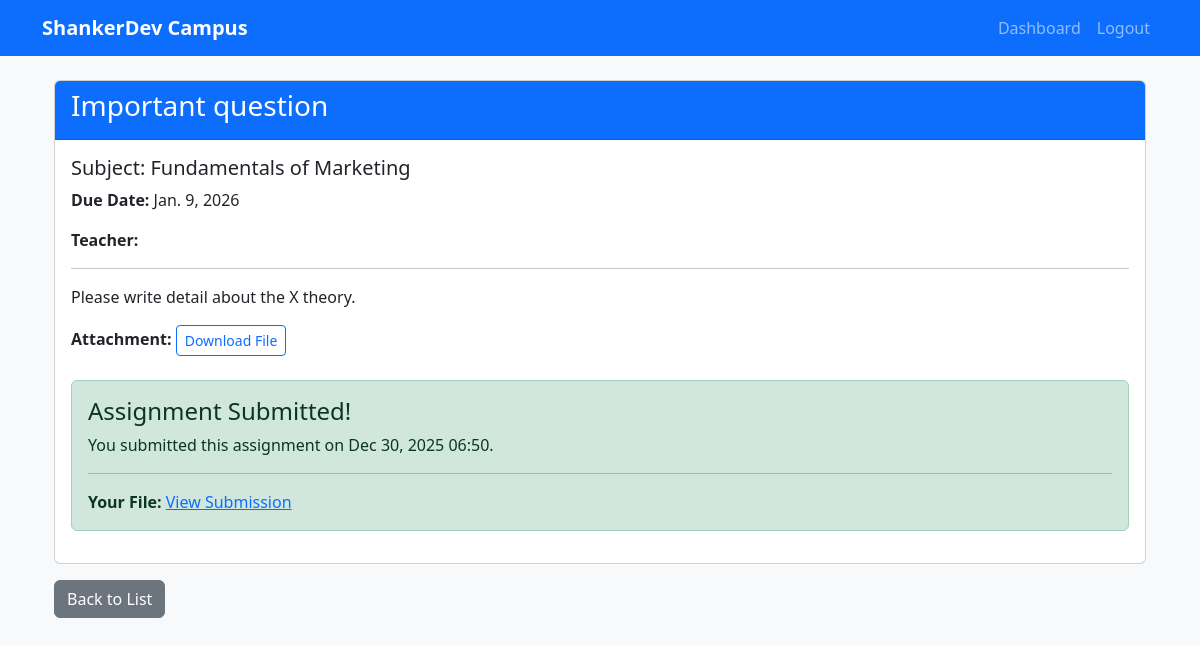
The page /campus/student/assignment/3/ (signed in) on the database its author committed.
### campus/models.py (models this page shows, shortened)
class Assignment(models.Model):
    title = models.CharField(max_length=200)
    description = models.TextField()
    subject = models.ForeignKey(Subject, on_delete=models.CASCADE)
    teacher = models.ForeignKey(CustomUser, on_delete=models.CASCADE)
    due_date = models.DateField()
    semester = models.IntegerField()
    file = models.FileField(upload_to='assignments/', blank=True, null=True)

class Subject(models.Model):
    name = models.CharField(max_length=100)
    faculty = models.ForeignKey(Faculty, on_delete=models.CASCADE)
    semester = models.IntegerField()

class Submission(models.Model):
    assignment = models.ForeignKey(Assignment, on_delete=models.CASCADE)
    student = models.ForeignKey(CustomUser, on_delete=models.CASCADE)
    file = models.FileField(upload_to='submissions/')
    submitted_at = models.DateTimeField(auto_now_add=True)

### campus/views.py (the view)
# urls.py: path('student/assignment/<int:pk>/', assignment_detail, name='assignment_detail'),
@login_required
@student_required
def assignment_detail(request, pk):
    assignment = Assignment.objects.get(id=pk)
    submission = Submission.objects.filter(assignment=assignment, student=request.user).first()
    if request.method == 'POST':
        if submission:
            messages.error(request, "You have already submitted this assignment.")
            return redirect('assignment_detail', pk=pk)
        form = SubmissionForm(request.POST, request.FILES)
        if form.is_valid():
            try:
                submission = form.save(commit=False)
                submission.assignment = assignment
                submission.student = request.user
                submission.save()
                create_notification(
                    f"New Submission: {request.user.get_full_name()} submitted {assignment.title}",
                    request.user,
                    recipient=assignment.teacher
                )
                messages.success(request, "Assignment submitted successfully!")
                return redirect('assignment_detail', pk=pk)
            except Exception as e:
                messages.error(request, f"Error submitting assignment: {e}")
    else:
        form = SubmissionForm()
    return render(request, 'campus/assignment_detail.html', {'assignment': assignment, 'form': form, 'submission': submission})

### campus/views.py (called while the page is built)
def student_required(function):
    return user_passes_test(lambda u: u.role == 'student' and u.is_authenticated)(function)

### myproject/context_processors.py (called while the page is built)
def college_context(request):  # Adjust name to match your setup
    return {
        'college_info': CollegeInfo.objects.first(),
        'events': Event.objects.all(),
    }

### campus/templates/campus/assignment_detail.html (shortened to what this page needs)
{% extends 'base.html' %}
{% block content %}
<div class="container mt-4">
    <div class="card">
        <div class="card-header bg-primary text-white">
            <h3>{{ assignment.title }}</h3>
        </div>
        <div class="card-body">
            <h5 class="card-title">Subject: {{ assignment.subject.name }}</h5>
            <p class="card-text"><strong>Due Date:</strong> {{ assignment.due_date }}</p>
            <p class="card-text"><strong>Teacher:</strong> {{ assignment.teacher.get_full_name }}</p>
            <hr>
            <p class="card-text">{{ assignment.description|linebreaks }}</p>
            {% if assignment.file %}
            <div class="mt-3">
                <strong>Attachment:</strong>
                <a href="{{ assignment.file.url }}" class="btn btn-sm btn-outline-primary" download>
                     Download File
                </a>
            </div>
            {% endif %}
            {% if submission %}
            <div class="alert alert-success mt-4">
                <h4 class="alert-heading">Assignment Submitted!</h4>
                <p>You submitted this assignment on {{ submission.submitted_at|date:"M d, Y H:i" }}.</p>
                <hr>
                <p class="mb-0">
                    <strong>Your File:</strong>
                    <a href="{{ submission.file.url }}" target="_blank">View Submission</a>
                </p>
            </div>
            {% endif %}
        </div>
    </div>
    <a href="{% url 'submit_assignment' %}" class="btn btn-secondary mt-3">Back to List</a>
</div>
{% endblock %}

### myproject/templates/base.html (style rules this page uses)
body { background-color: #f8f9fa; }

### rows shown on the page
Assignment: title "Important question", subject.name "Fundamentals of Marketing", due_date "Jan. 9, 2026", description "Please write detail about the X theory."
Submission: submitted_at "Dec 30, 2025 06:50"
